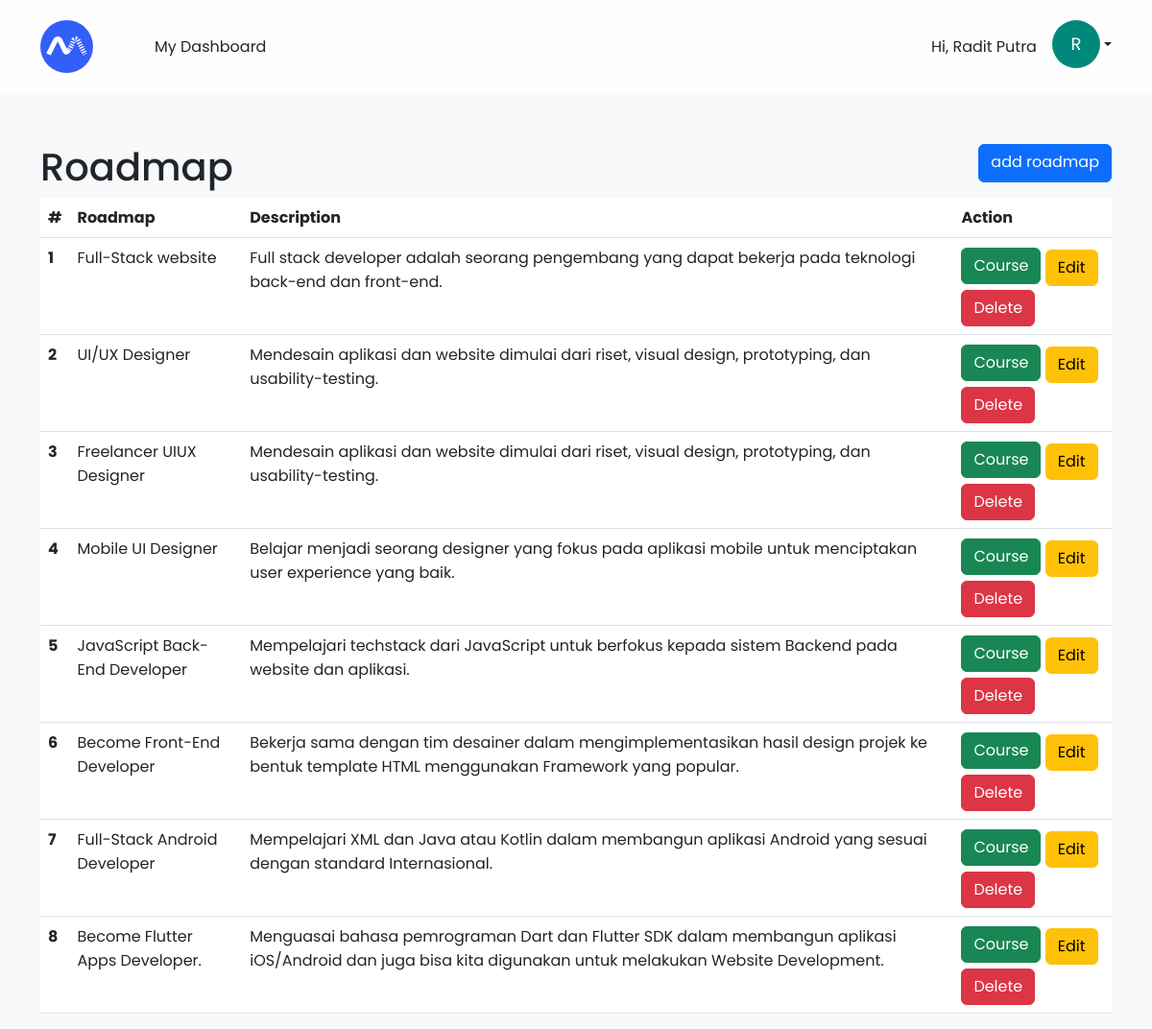
Page /dashboard_admin/index.php (signed in) on the committed database.
### tables this page shows
CREATE TABLE `roadmaps` (
  `id` int(11) NOT NULL,
  `name` varchar(255) NOT NULL,
  `description` longtext NOT NULL,
  `image` varchar(255) NOT NULL
);

### function/index.php (called while the page is built, shortened)
<?php
$host = 'localhost';
$db_name = 'bangkit';
$username = 'root';
$password = '';
$conn = mysqli_connect($host, $username, $password, $db_name);
function query($query)
{
  global $conn;
  $result = mysqli_query($conn, $query);
  $rows = [];
  while ($row = mysqli_fetch_assoc($result)) {
    $rows[] = $row;
  }
  return $rows;
}
function getRootURL()
{
  $protocol = isset($_SERVER['HTTPS']) && $_SERVER['HTTPS'] === 'on' ? 'https://' : 'http://';
  $host = $_SERVER['HTTP_HOST'];
  $root = $protocol . $host;
  return $root . '/bangkit';
}

### dashboard_admin/index.php (the view, shortened to what this page needs)
<?php
require '../function/index.php';
$roadmaps = query("SELECT * FROM roadmaps");
?>
<html lang="en">
<head>
  <link href="https://cdn.jsdelivr.net/npm/bootstrap@5.3.0/dist/css/bootstrap.min.css" rel="stylesheet" />
  <link rel="stylesheet" href="https://cdn.jsdelivr.net/npm/bootstrap-icons@1.10.5/font/bootstrap-icons.css" />
  <link rel="stylesheet" href="../assets/style/app.css" />
</head>
<body class="bg-body-tertiary">
  <nav class="navbar navbar-expand-lg fixed-top shadows-lg" style="
        background-color: rgba(255, 255, 255, 0.8);
        backdrop-filter: blur(10px);
      ">
    <div class="container py-2">
      <a class="navbar-brand" href="#">
        <img src="../assets/img/logo.svg" alt="Bangkit" width="55" />
      </a>
      <div class="collapse navbar-collapse" id="navbarNavDropdown">
        <ul class="navbar-nav ms-5">
          <a href="<?= getRootURL(); ?>/dashboard_admin" class="text-decoration-none text-dark">My Dashboard </a>
        </ul>
      </div>
      <?php
      if (isset($_SESSION['login'])) :
      ?>
        <div class="auth d-flex">
          <p class="mt-3 me-3">Hi, <?= $_SESSION['name']; ?></p>
          <div class="dropdown">
            <a class="dropdown-toggle d-flex align-items-center text-decoration-none text-dark" href="#" role="button" id="dropdownMenuLink" data-bs-toggle="dropdown" aria-expanded="false">
              <div class="profile-initial">
                <span><?= substr($_SESSION['name'], 0, 1); ?></span>
              </div>
            </a>
          </div>
        </div>
      <?php
      endif;
      ?>
    </div>
  </nav>
  <div class="container" style="margin-top: 150px;">
    <div class="d-flex justify-content-between">
      <h1>Roadmap</h1>
      <a href="<?= getRootURL() ?>/dashboard_admin/add_roadmap.php " class="btn btn-primary" style="height: 40px;">add roadmap</a>
    </div>
    <table class="table">
      <thead>
        <tr>
          <th scope="col">#</th>
          <th scope="col">Roadmap</th>
          <th scope="col">Description</th>
          <th scope="col">Action</th>
        </tr>
      </thead>
      <tbody>
        <?php $i = 1; ?>
        <?php foreach ($roadmaps as $roadmap) : ?>
          <tr>
            <th scope="row"> <?= $i++; ?></th>
            <td><?= $roadmap["name"] ?></td>
            <td><?= $roadmap["description"] ?>
            </td>
            <td> <a href="course.php?rid=<?= $roadmap['id']; ?>" class="btn btn-success">Course</a>
              <a href="edit_roadmap.php?id=<?= $roadmap["id"]; ?>" class="btn btn-warning mt-1">Edit</a>
              <a href="delete_roadmap.php?id=<?= $roadmap["id"]; ?>" class="btn mt-1 btn-danger" onclick="return confirm('Apakah anda yakin ingin mengapus data ini?');">Delete</a>
            </td>
          </tr>
        <?php endforeach; ?>
      </tbody>
    </table>
  </div>
</body>

### assets/style/app.css (style rules this page uses)
body { font-family: 'Poppins', sans-serif; }
.profile-initial { display: flex; justify-content: center; align-items: center; width: 50px; height: 50px; border-radius: 50%; background-color: #00897B; color: #fff; font-size: 18px; }

### rows in the picture
roadmaps: name "Full-Stack website", description "Full stack developer adalah seorang pengembang yang dapat bekerja pada teknologi back-end dan front-end."
roadmaps: name "UI/UX Designer", description "Mendesain aplikasi dan website dimulai dari riset, visual design, prototyping, dan usability-testing."
roadmaps: name "Freelancer UIUX Designer", description "Mendesain aplikasi dan website dimulai dari riset, visual design, prototyping, dan usability-testing."
roadmaps: name "Mobile UI Designer", description "Belajar menjadi seorang designer yang fokus pada aplikasi mobile untuk menciptakan user experience yang baik."
roadmaps: name "JavaScript Back-End Developer", description "Mempelajari techstack dari JavaScript untuk berfokus kepada sistem Backend pada website dan aplikasi."
roadmaps: name "Become Front-End Developer", description "Bekerja sama dengan tim desainer dalam mengimplementasikan hasil design projek ke bentuk template HTML menggunakan Framework yang popular."
roadmaps: name "Full-Stack Android Developer", description "Mempelajari XML dan Java atau Kotlin dalam membangun aplikasi Android yang sesuai dengan standard Internasional."
roadmaps: name "Become Flutter Apps Developer.", description "Menguasai bahasa pemrograman Dart dan Flutter SDK dalam membangun aplikasi iOS/Android dan juga bisa kita digunakan untuk melakukan Website Development."

### other values in the picture
$_SESSION['name'] "Radit Putra"
substr($_SESSION['name'], 0, 1) "R"
